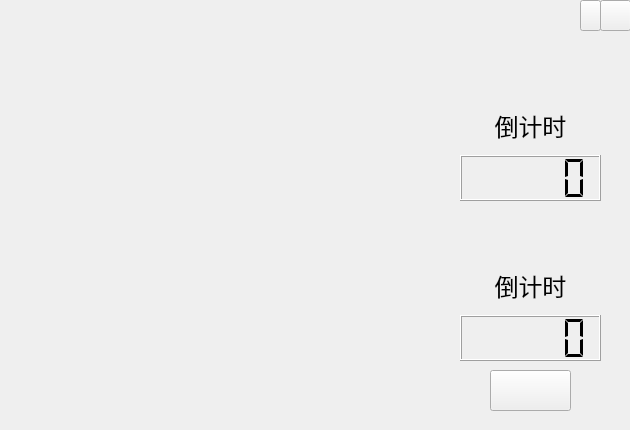
<?xml version="1.0" encoding="UTF-8"?>
<ui version="4.0">
 <class>GameControl</class>
 <widget class="QWidget" name="GameControl">
  <property name="geometry">
   <rect>
    <x>0</x>
    <y>0</y>
    <width>630</width>
    <height>430</height>
   </rect>
  </property>
  <property name="minimumSize">
   <size>
    <width>630</width>
    <height>430</height>
   </size>
  </property>
  <property name="maximumSize">
   <size>
    <width>630</width>
    <height>430</height>
   </size>
  </property>
  <property name="windowTitle">
   <string>Gobang: 本地对战</string>
  </property>
  <widget class="ChessBoard" name="chessboard" native="true">
   <property name="geometry">
    <rect>
     <x>0</x>
     <y>0</y>
     <width>430</width>
     <height>430</height>
    </rect>
   </property>
  </widget>
  <widget class="QWidget" name="widget_5" native="true">
   <property name="geometry">
    <rect>
     <x>430</x>
     <y>0</y>
     <width>201</width>
     <height>431</height>
    </rect>
   </property>
   <property name="palette">
    <palette>
     <active>
      <colorrole role="Base">
       <brush brushstyle="SolidPattern">
        <color alpha="255">
         <red>255</red>
         <green>255</green>
         <blue>255</blue>
        </color>
       </brush>
      </colorrole>
     </active>
     <inactive>
      <colorrole role="Base">
       <brush brushstyle="SolidPattern">
        <color alpha="255">
         <red>255</red>
         <green>255</green>
         <blue>255</blue>
        </color>
       </brush>
      </colorrole>
     </inactive>
     <disabled>
      <colorrole role="Base">
       <brush brushstyle="SolidPattern">
        <color alpha="255">
         <red>177</red>
         <green>114</green>
         <blue>60</blue>
        </color>
       </brush>
      </colorrole>
     </disabled>
    </palette>
   </property>
   <widget class="QWidget" name="widget_3" native="true">
    <property name="geometry">
     <rect>
      <x>30</x>
      <y>50</y>
      <width>141</width>
      <height>151</height>
     </rect>
    </property>
    <layout class="QVBoxLayout" name="verticalLayout">
     <item>
      <widget class="QLabel" name="label_2">
       <property name="text">
        <string/>
       </property>
       <property name="pixmap">
        <pixmap resource="picture.qrc">:/img/black.png</pixmap>
       </property>
       <property name="alignment">
        <set>Qt::AlignCenter</set>
       </property>
      </widget>
     </item>
     <item>
      <widget class="QLabel" name="label">
       <property name="font">
        <font>
         <family>微软雅黑</family>
         <pointsize>18</pointsize>
        </font>
       </property>
       <property name="text">
        <string>倒计时</string>
       </property>
       <property name="alignment">
        <set>Qt::AlignCenter</set>
       </property>
      </widget>
     </item>
     <item>
      <widget class="QLCDNumber" name="Black_timer">
       <property name="digitCount">
        <number>5</number>
       </property>
       <property name="segmentStyle">
        <enum>QLCDNumber::Flat</enum>
       </property>
      </widget>
     </item>
    </layout>
   </widget>
   <widget class="QWidget" name="widget_4" native="true">
    <property name="geometry">
     <rect>
      <x>30</x>
      <y>210</y>
      <width>141</width>
      <height>151</height>
     </rect>
    </property>
    <layout class="QVBoxLayout" name="verticalLayout_2">
     <item>
      <widget class="QLabel" name="label_3">
       <property name="text">
        <string/>
       </property>
       <property name="pixmap">
        <pixmap resource="picture.qrc">:/img/white.png</pixmap>
       </property>
       <property name="alignment">
        <set>Qt::AlignCenter</set>
       </property>
      </widget>
     </item>
     <item>
      <widget class="QLabel" name="label_4">
       <property name="font">
        <font>
         <family>微软雅黑</family>
         <pointsize>18</pointsize>
        </font>
       </property>
       <property name="text">
        <string>倒计时</string>
       </property>
       <property name="alignment">
        <set>Qt::AlignCenter</set>
       </property>
      </widget>
     </item>
     <item>
      <widget class="QLCDNumber" name="White_timer">
       <property name="digitCount">
        <number>5</number>
       </property>
       <property name="segmentStyle">
        <enum>QLCDNumber::Flat</enum>
       </property>
      </widget>
     </item>
    </layout>
   </widget>
   <widget class="QPushButton" name="Return_btn">
    <property name="geometry">
     <rect>
      <x>170</x>
      <y>0</y>
      <width>31</width>
      <height>31</height>
     </rect>
    </property>
    <property name="font">
     <font>
      <family>Adobe Devanagari</family>
      <pointsize>10</pointsize>
     </font>
    </property>
    <property name="styleSheet">
     <string notr="true">border-image:url(:/img/close.png)</string>
    </property>
    <property name="text">
     <string/>
    </property>
   </widget>
   <widget class="QPushButton" name="Undo_btn">
    <property name="geometry">
     <rect>
      <x>60</x>
      <y>370</y>
      <width>81</width>
      <height>41</height>
     </rect>
    </property>
    <property name="font">
     <font>
      <family>Adobe Devanagari</family>
      <pointsize>10</pointsize>
     </font>
    </property>
    <property name="styleSheet">
     <string notr="true">border-image:url(:/img/undo.png)</string>
    </property>
    <property name="text">
     <string/>
    </property>
   </widget>
   <widget class="QPushButton" name="min_btn">
    <property name="geometry">
     <rect>
      <x>150</x>
      <y>0</y>
      <width>21</width>
      <height>31</height>
     </rect>
    </property>
    <property name="styleSheet">
     <string notr="true">border-image:url(:/img/min.png)</string>
    </property>
    <property name="text">
     <string/>
    </property>
   </widget>
  </widget>
 </widget>
 <customwidgets>
  <customwidget>
   <class>ChessBoard</class>
   <extends>QWidget</extends>
   <header location="global">chessboard.h</header>
   <container>1</container>
  </customwidget>
 </customwidgets>
 <resources>
  <include location="picture.qrc"/>
 </resources>
 <connections>
  <connection>
   <sender>min_btn</sender>
   <signal>clicked()</signal>
   <receiver>GameControl</receiver>
   <slot>showMinimized()</slot>
   <hints>
    <hint type="sourcelabel">
     <x>590</x>
     <y>15</y>
    </hint>
    <hint type="destinationlabel">
     <x>314</x>
     <y>214</y>
    </hint>
   </hints>
  </connection>
 </connections>
</ui>
